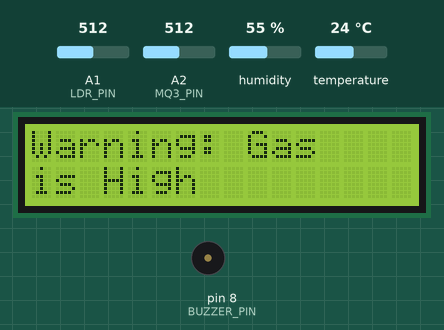
Simulated run of this sketch. Board: Arduino Uno, built with avr-gcc and run on an emulated ATmega328P. On the bench: 16×2 character LCD, buzzer (waves = sounding, pin HIGH). Inputs (shaded band) come from the test bench; at power-on: A2 (MQ3_PIN) = 512, temperature 24 °C, A1 (LDR_PIN) = 512, humidity 55 %. What the sketch prints to the serial monitor is not drawn.

Above: at 3.2 s.
3.3 s: A2 (MQ3_PIN) set to 689
6.0 s: A2 (MQ3_PIN) set to 719
At 7.2 s:
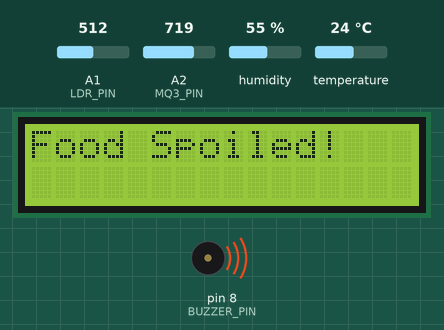
11.9 s: temperature set to 39 °C
14.6 s: temperature set to 42 °C
At 17.6 s:
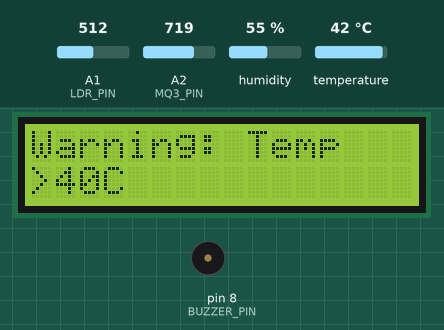
18.2 s: temperature set to 12 °C
At 19.8 s:
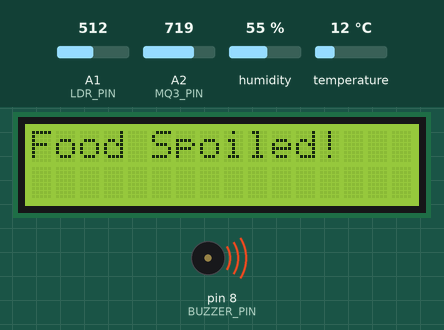
24.2 s: A2 (MQ3_PIN) set to 306
At 25.6 s:
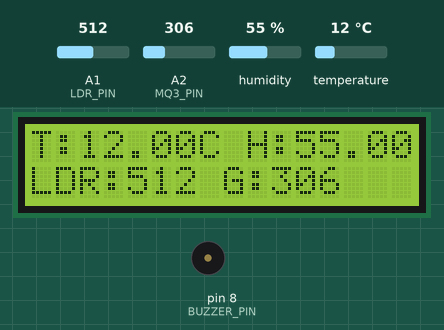
Timing chart, 0 to 27.2 s (numbered marks = the images above; inputs shaded):
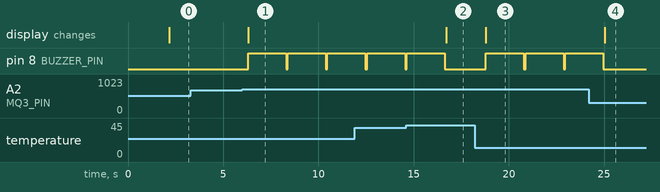

The sketch:

Arduino_code.ino
```cpp
#include <Wire.h>
#include <LiquidCrystal_I2C.h>
#include <DHT.h>

// LCD setup
LiquidCrystal_I2C lcd(0x27, 16, 2); // Set the LCD address to 0x27 for a 16x2 display

// DHT sensor setup
#define DHTPIN A0    // Pin connected to the DHT11 data pin (update this pin to match your setup)
#define DHTTYPE DHT11  // DHT 11 sensor
DHT dht(DHTPIN, DHTTYPE);

// Analog pins for LDR and MQ3 sensors
#define LDR_PIN A1
#define MQ3_PIN A2

// Buzzer setup
#define BUZZER_PIN 8 // Digital pin connected to the buzzer

void setup() {
  // Initialize LCD
  lcd.init();
  lcd.backlight(); // Turn on the backlight

  // Initialize DHT sensor
  dht.begin();

  // Begin serial communication for debugging
  Serial.begin(9600);

  // Initialize buzzer pin
  pinMode(BUZZER_PIN, OUTPUT);
  digitalWrite(BUZZER_PIN, LOW); // Start with the buzzer off

  // Display a welcome message
  lcd.setCursor(0, 0);
  lcd.print("Sensor System");
  lcd.setCursor(0, 1);
  lcd.print("Initializing...");
  delay(2000); // Wait for 2 seconds
}

void loop() {
  // Read DHT11 sensor data
  float temperature = dht.readTemperature();
  float humidity = dht.readHumidity();

  // Read LDR value
  int ldrValue = analogRead(LDR_PIN);

  // Read MQ3 gas sensor value
  int gasValue = analogRead(MQ3_PIN);

  // Validate sensor readings to avoid incorrect conditions
  if (isnan(temperature) || isnan(humidity)) {
    lcd.clear();
    lcd.setCursor(0, 0);
    lcd.print("Sensor Error!");
    Serial.println("Error: DHT11 sensor not responding.");
    digitalWrite(BUZZER_PIN, HIGH); // Activate buzzer for sensor error
    delay(2000);
    digitalWrite(BUZZER_PIN, LOW); // Turn off buzzer
    return; // Skip further checks
  }

  // Debug: Print sensor values to the serial monitor for debugging
  Serial.print("Temperature: ");
  Serial.print(temperature);
  Serial.print(" C, Humidity: ");
  Serial.print(humidity);
  Serial.print("%, LDR Value: ");
  Serial.print(ldrValue);
  Serial.print(", Gas Value: ");
  Serial.println(gasValue);

  // Check for warning conditions
  if (humidity > 300) {
    lcd.clear();
    lcd.setCursor(0, 0);
    lcd.print("Warning: Humidity");
    lcd.setCursor(0, 1);
    lcd.print(">300%");
    Serial.println("Warning: Humidity too high (>300%)");
    delay(2000);
  } else if (temperature > 40) {
    lcd.clear();
    lcd.setCursor(0, 0);
    lcd.print("Warning: Temp");
    lcd.setCursor(0, 1);
    lcd.print(">40C");
    Serial.println("Warning: Temperature too high (>40°C)");
    delay(2000);
  } else if (gasValue > 700) { // Adjusted threshold for food spoilage warning
    lcd.clear();
    lcd.setCursor(0, 0);
    lcd.print("Food Spoiled!");
    Serial.println("ALERT: Food spoiled due to high gas value (>700)");
    digitalWrite(BUZZER_PIN, HIGH); // Activate buzzer
    delay(2000);
    digitalWrite(BUZZER_PIN, LOW); // Deactivate buzzer
  } else if (gasValue > 400) { // Adjusted threshold for gas warning
    lcd.clear();
    lcd.setCursor(0, 0);
    lcd.print("Warning: Gas");
    lcd.setCursor(0, 1);
    lcd.print("is High");
    Serial.println("Warning: Gas concentration >400");
    delay(2000);
  } else {
    // Normal operation display
    lcd.clear();
    lcd.setCursor(0, 0);
    lcd.print("T:");
    lcd.print(temperature);
    lcd.print("C H:");
    lcd.print(humidity);
    lcd.print("%");

    lcd.setCursor(0, 1);
    lcd.print("LDR:");
    lcd.print(ldrValue);
    lcd.print(" G:");
    lcd.print(gasValue);

    delay(2000); // Wait for 2 seconds before the next update
  }
}
```

Measured:
- the behaviour switches between 700 and 701 on A2 (MQ3_PIN) (found by bisection; images 0 and 1)
- the behaviour switches between 40 and 41 °C on temperature (found by bisection; images 1 and 2)
- after the input at 3.3 s, every drawn part: stays the same
- after the input at 6.0 s, pin 8 (BUZZER_PIN): alternates HIGH for 2.0 s and LOW for 0.08 s, starting after 0.30 s; the display: changes after 0.30 s (image 1)
- after the input at 14.6 s, pin 8 (BUZZER_PIN): goes on until 16.6 s, then stays LOW; the display: changes after 2.1 s (image 2)
- after the input at 18.2 s, pin 8 (BUZZER_PIN): alternates HIGH for 2.0 s and LOW for 0.08 s, starting after 0.59 s; the display: changes after 0.59 s (image 3)
- after the input at 24.2 s, pin 8 (BUZZER_PIN): goes on until 25.0 s, then stays LOW; the display: changes after 0.82 s (image 4)
